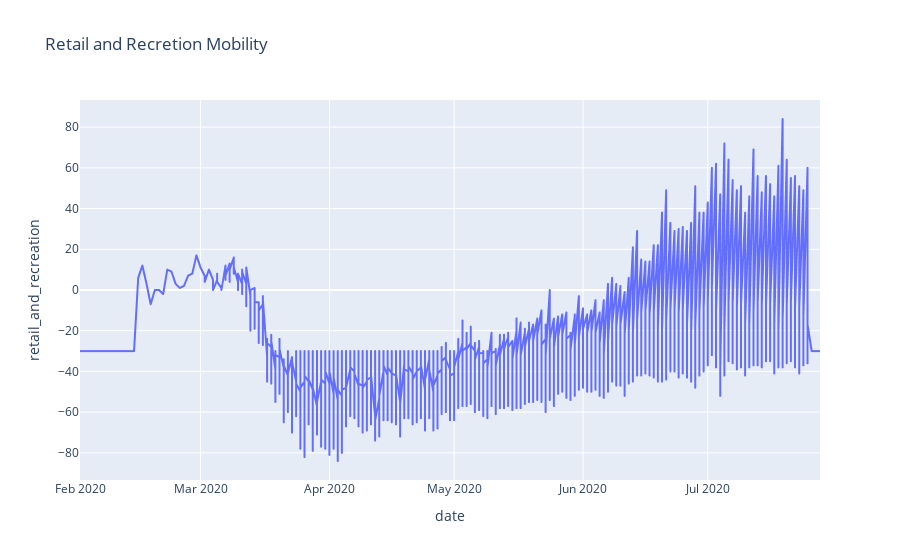

Notebook code cell kept with this figure:
### Code cell
import plotly.express as px
fig = px.line(df, x='date', y='retail_and_recreation', title='Retail and Recretion Mobility')
fig.show()

### Figure 1 — Plotly figure (JSON) as saved in the notebook; plotly's stock layout.template omitted (floating-point values rounded to 4 significant figures; data arrays with more than 128 entries replaced by an {"elided": "..."} marker saying what was removed)
{"data": [{"hovertemplate": "date=%{x}<br>retail_and_recreation=%{y}<extra></extra>", "legendgroup": "", "line": {"color": "#636efa", "dash": "solid"}, "mode": "lines", "name": "", "showlegend": false, "type": "scattergl", "x": {"elided": "1969 str values"}, "xaxis": "x", "y": {"elided": "1969 int values"}, "yaxis": "y"}], "layout": {"legend": {"tracegroupgap": 0}, "title": {"text": "Retail and Recretion Mobility"}, "xaxis": {"anchor": "y", "domain": [0, 1], "title": {"text": "date"}}, "yaxis": {"anchor": "x", "domain": [0, 1], "title": {"text": "retail_and_recreation"}}}}
